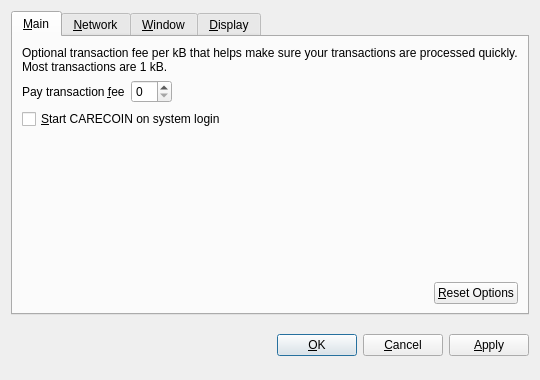
<?xml version="1.0" encoding="UTF-8"?>
<ui version="4.0">
 <class>OptionsDialog</class>
 <widget class="QDialog" name="OptionsDialog">
  <property name="geometry">
   <rect>
    <x>0</x>
    <y>0</y>
    <width>540</width>
    <height>380</height>
   </rect>
  </property>
  <property name="windowTitle">
   <string>Options</string>
  </property>
  <property name="modal">
   <bool>true</bool>
  </property>
  <layout class="QVBoxLayout" name="verticalLayout">
   <item>
    <widget class="QTabWidget" name="tabWidget">
     <property name="tabPosition">
      <enum>QTabWidget::North</enum>
     </property>
     <property name="currentIndex">
      <number>0</number>
     </property>
     <widget class="QWidget" name="tabMain">
      <attribute name="title">
       <string>&amp;Main</string>
      </attribute>
      <layout class="QVBoxLayout" name="verticalLayout_Main">
       <item>
        <widget class="QLabel" name="transactionFeeInfoLabel">
         <property name="text">
          <string>Optional transaction fee per kB that helps make sure your transactions are processed quickly. Most transactions are 1 kB.</string>
         </property>
         <property name="textFormat">
          <enum>Qt::PlainText</enum>
         </property>
         <property name="wordWrap">
          <bool>true</bool>
         </property>
        </widget>
       </item>
       <item>
        <layout class="QHBoxLayout" name="horizontalLayout_1_Main">
         <item>
          <widget class="QLabel" name="transactionFeeLabel">
           <property name="text">
            <string>Pay transaction &amp;fee</string>
           </property>
           <property name="textFormat">
            <enum>Qt::PlainText</enum>
           </property>
           <property name="buddy">
            <cstring>transactionFee</cstring>
           </property>
          </widget>
         </item>
         <item>
          <widget class="BitcoinAmountField" name="transactionFee"/>
         </item>
         <item>
          <spacer name="horizontalSpacer_1_Main">
           <property name="orientation">
            <enum>Qt::Horizontal</enum>
           </property>
           <property name="sizeHint" stdset="0">
            <size>
             <width>40</width>
             <height>20</height>
            </size>
           </property>
          </spacer>
         </item>
        </layout>
       </item>
       <item>
        <widget class="QCheckBox" name="bitcoinAtStartup">
         <property name="toolTip">
          <string>Automatically start CARECOIN after logging in to the system.</string>
         </property>
         <property name="text">
          <string>&amp;Start CARECOIN on system login</string>
         </property>
        </widget>
       </item>
       <item>
        <spacer name="verticalSpacer_Main">
         <property name="orientation">
          <enum>Qt::Vertical</enum>
         </property>
         <property name="sizeHint" stdset="0">
          <size>
           <width>20</width>
           <height>40</height>
          </size>
         </property>
        </spacer>
       </item>
       <item>
        <layout class="QHBoxLayout" name="horizontalLayout_2_Main">
         <item>
          <spacer name="horizontalSpacer_2_Main">
           <property name="orientation">
            <enum>Qt::Horizontal</enum>
           </property>
           <property name="sizeHint" stdset="0">
            <size>
             <width>40</width>
             <height>20</height>
            </size>
           </property>
          </spacer>
         </item>
         <item>
          <widget class="QPushButton" name="resetButton">
           <property name="toolTip">
            <string>Reset all client options to default.</string>
           </property>
           <property name="text">
            <string>&amp;Reset Options</string>
           </property>
           <property name="autoDefault">
            <bool>false</bool>
           </property>
          </widget>
         </item>
        </layout>
       </item>
      </layout>
     </widget>
     <widget class="QWidget" name="tabNetwork">
      <attribute name="title">
       <string>&amp;Network</string>
      </attribute>
      <layout class="QVBoxLayout" name="verticalLayout_Network">
       <item>
        <widget class="QCheckBox" name="mapPortUpnp">
         <property name="toolTip">
          <string>Automatically open the CARECOIN client port on the router. This only works when your router supports UPnP and it is enabled.</string>
         </property>
         <property name="text">
          <string>Map port using &amp;UPnP</string>
         </property>
        </widget>
       </item>
       <item>
        <widget class="QCheckBox" name="connectSocks">
         <property name="toolTip">
          <string>Connect to the CARECOIN network through a SOCKS proxy (e.g. when connecting through Tor).</string>
         </property>
         <property name="text">
          <string>&amp;Connect through SOCKS proxy:</string>
         </property>
        </widget>
       </item>
       <item>
        <layout class="QHBoxLayout" name="horizontalLayout_Network">
         <item>
          <widget class="QLabel" name="proxyIpLabel">
           <property name="text">
            <string>Proxy &amp;IP:</string>
           </property>
           <property name="textFormat">
            <enum>Qt::PlainText</enum>
           </property>
           <property name="buddy">
            <cstring>proxyIp</cstring>
           </property>
          </widget>
         </item>
         <item>
          <widget class="QValidatedLineEdit" name="proxyIp">
           <property name="maximumSize">
            <size>
             <width>140</width>
             <height>16777215</height>
            </size>
           </property>
           <property name="toolTip">
            <string>IP address of the proxy (e.g. 127.0.0.1)</string>
           </property>
          </widget>
         </item>
         <item>
          <widget class="QLabel" name="proxyPortLabel">
           <property name="text">
            <string>&amp;Port:</string>
           </property>
           <property name="textFormat">
            <enum>Qt::PlainText</enum>
           </property>
           <property name="buddy">
            <cstring>proxyPort</cstring>
           </property>
          </widget>
         </item>
         <item>
          <widget class="QLineEdit" name="proxyPort">
           <property name="maximumSize">
            <size>
             <width>55</width>
             <height>16777215</height>
            </size>
           </property>
           <property name="toolTip">
            <string>Port of the proxy (e.g. 9050)</string>
           </property>
          </widget>
         </item>
         <item>
          <widget class="QLabel" name="socksVersionLabel">
           <property name="text">
            <string>SOCKS &amp;Version:</string>
           </property>
           <property name="textFormat">
            <enum>Qt::PlainText</enum>
           </property>
           <property name="buddy">
            <cstring>socksVersion</cstring>
           </property>
          </widget>
         </item>
         <item>
          <widget class="QValueComboBox" name="socksVersion">
           <property name="toolTip">
            <string>SOCKS version of the proxy (e.g. 5)</string>
           </property>
          </widget>
         </item>
         <item>
          <spacer name="horizontalSpacer_Network">
           <property name="orientation">
            <enum>Qt::Horizontal</enum>
           </property>
           <property name="sizeHint" stdset="0">
            <size>
             <width>40</width>
             <height>20</height>
            </size>
           </property>
          </spacer>
         </item>
        </layout>
       </item>
       <item>
        <spacer name="verticalSpacer_Network">
         <property name="orientation">
          <enum>Qt::Vertical</enum>
         </property>
         <property name="sizeHint" stdset="0">
          <size>
           <width>20</width>
           <height>40</height>
          </size>
         </property>
        </spacer>
       </item>
      </layout>
     </widget>
     <widget class="QWidget" name="tabWindow">
      <attribute name="title">
       <string>&amp;Window</string>
      </attribute>
      <layout class="QVBoxLayout" name="verticalLayout_Window">
       <item>
        <widget class="QCheckBox" name="minimizeToTray">
         <property name="toolTip">
          <string>Show only a tray icon after minimizing the window.</string>
         </property>
         <property name="text">
          <string>&amp;Minimize to the tray instead of the taskbar</string>
         </property>
        </widget>
       </item>
       <item>
        <widget class="QCheckBox" name="minimizeOnClose">
         <property name="toolTip">
          <string>Minimize instead of exit the application when the window is closed. When this option is enabled, the application will be closed only after selecting Quit in the menu.</string>
         </property>
         <property name="text">
          <string>M&amp;inimize on close</string>
         </property>
        </widget>
       </item>
       <item>
        <spacer name="verticalSpacer_Window">
         <property name="orientation">
          <enum>Qt::Vertical</enum>
         </property>
         <property name="sizeHint" stdset="0">
          <size>
           <width>20</width>
           <height>40</height>
          </size>
         </property>
        </spacer>
       </item>
      </layout>
     </widget>
     <widget class="QWidget" name="tabDisplay">
      <attribute name="title">
       <string>&amp;Display</string>
      </attribute>
      <layout class="QVBoxLayout" name="verticalLayout_Display">
       <item>
        <layout class="QHBoxLayout" name="horizontalLayout_1_Display">
         <item>
          <widget class="QLabel" name="langLabel">
           <property name="text">
            <string>User Interface &amp;language:</string>
           </property>
           <property name="textFormat">
            <enum>Qt::PlainText</enum>
           </property>
           <property name="buddy">
            <cstring>lang</cstring>
           </property>
          </widget>
         </item>
         <item>
          <widget class="QValueComboBox" name="lang">
           <property name="toolTip">
            <string>The user interface language can be set here. This setting will take effect after restarting CARECOIN.</string>
           </property>
          </widget>
         </item>
        </layout>
       </item>
       <item>
        <layout class="QHBoxLayout" name="horizontalLayout_2_Display">
         <item>
          <widget class="QLabel" name="unitLabel">
           <property name="text">
            <string>&amp;Unit to show amounts in:</string>
           </property>
           <property name="textFormat">
            <enum>Qt::PlainText</enum>
           </property>
           <property name="buddy">
            <cstring>unit</cstring>
           </property>
          </widget>
         </item>
         <item>
          <widget class="QValueComboBox" name="unit">
           <property name="toolTip">
            <string>Choose the default subdivision unit to show in the interface and when sending coins.</string>
           </property>
          </widget>
         </item>
        </layout>
       </item>
       <item>
        <widget class="QCheckBox" name="displayAddresses">
         <property name="toolTip">
          <string>Whether to show CARECOIN addresses in the transaction list or not.</string>
         </property>
         <property name="text">
          <string>&amp;Display addresses in transaction list</string>
         </property>
        </widget>
       </item>
       <item>
        <spacer name="verticalSpacer_Display">
         <property name="orientation">
          <enum>Qt::Vertical</enum>
         </property>
         <property name="sizeHint" stdset="0">
          <size>
           <width>20</width>
           <height>40</height>
          </size>
         </property>
        </spacer>
       </item>
      </layout>
     </widget>
    </widget>
   </item>
   <item>
    <layout class="QHBoxLayout" name="horizontalLayout_Buttons">
     <item>
      <spacer name="horizontalSpacer_1">
       <property name="orientation">
        <enum>Qt::Horizontal</enum>
       </property>
       <property name="sizeHint" stdset="0">
        <size>
         <width>40</width>
         <height>48</height>
        </size>
       </property>
      </spacer>
     </item>
     <item>
      <widget class="QLabel" name="statusLabel">
       <property name="font">
        <font>
         <weight>75</weight>
         <bold>true</bold>
        </font>
       </property>
       <property name="text">
        <string/>
       </property>
       <property name="textFormat">
        <enum>Qt::PlainText</enum>
       </property>
       <property name="wordWrap">
        <bool>true</bool>
       </property>
      </widget>
     </item>
     <item>
      <spacer name="horizontalSpacer_2">
       <property name="orientation">
        <enum>Qt::Horizontal</enum>
       </property>
       <property name="sizeHint" stdset="0">
        <size>
         <width>40</width>
         <height>48</height>
        </size>
       </property>
      </spacer>
     </item>
     <item>
      <widget class="QPushButton" name="okButton">
       <property name="text">
        <string>&amp;OK</string>
       </property>
      </widget>
     </item>
     <item>
      <widget class="QPushButton" name="cancelButton">
       <property name="text">
        <string>&amp;Cancel</string>
       </property>
       <property name="autoDefault">
        <bool>false</bool>
       </property>
      </widget>
     </item>
     <item>
      <widget class="QPushButton" name="applyButton">
       <property name="text">
        <string>&amp;Apply</string>
       </property>
       <property name="autoDefault">
        <bool>false</bool>
       </property>
      </widget>
     </item>
    </layout>
   </item>
  </layout>
 </widget>
 <customwidgets>
  <customwidget>
   <class>BitcoinAmountField</class>
   <extends>QSpinBox</extends>
   <header>bitcoinamountfield.h</header>
  </customwidget>
  <customwidget>
   <class>QValueComboBox</class>
   <extends>QComboBox</extends>
   <header>qvaluecombobox.h</header>
  </customwidget>
  <customwidget>
   <class>QValidatedLineEdit</class>
   <extends>QLineEdit</extends>
   <header>qvalidatedlineedit.h</header>
  </customwidget>
 </customwidgets>
 <resources/>
 <connections/>
</ui>
